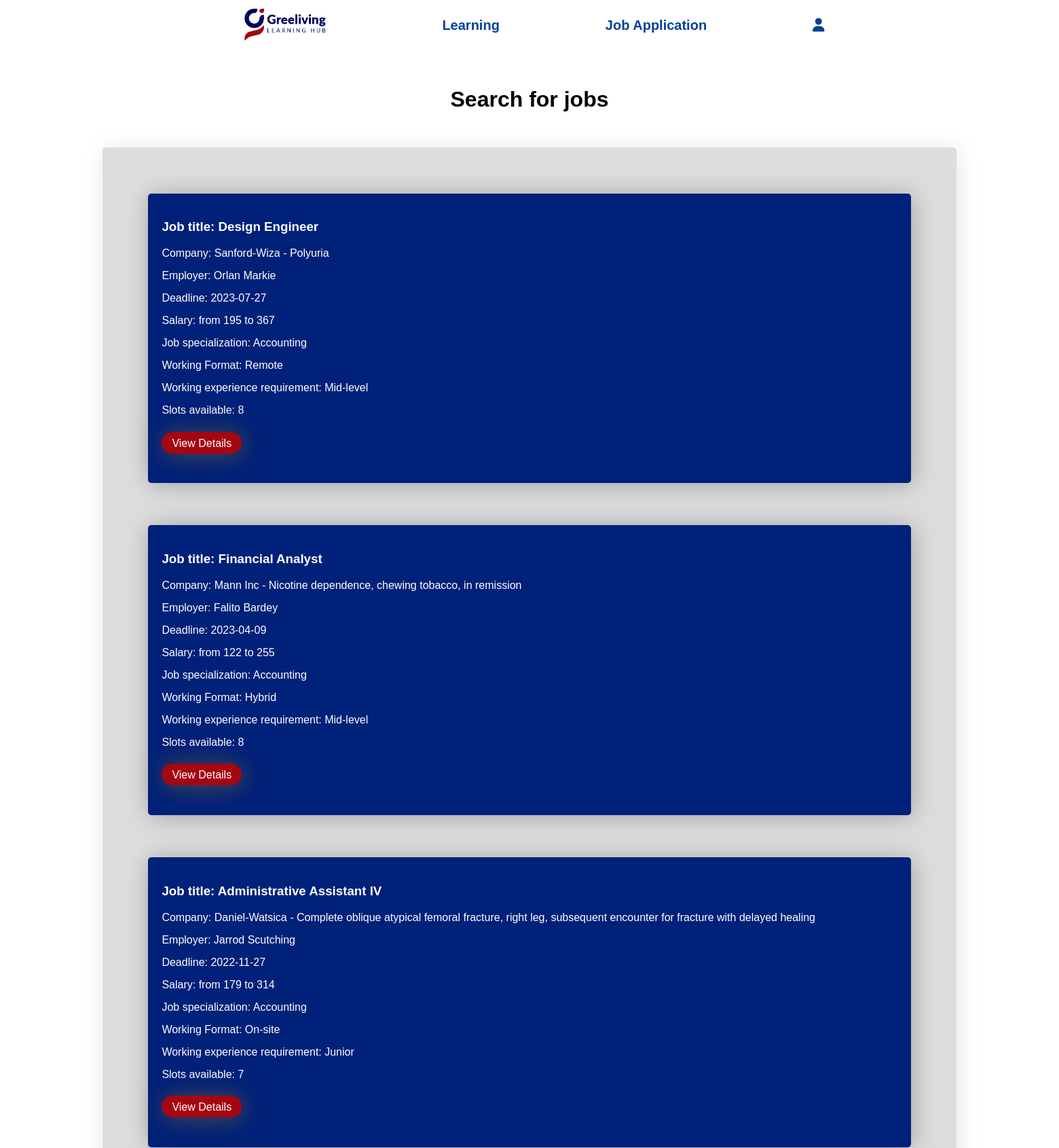
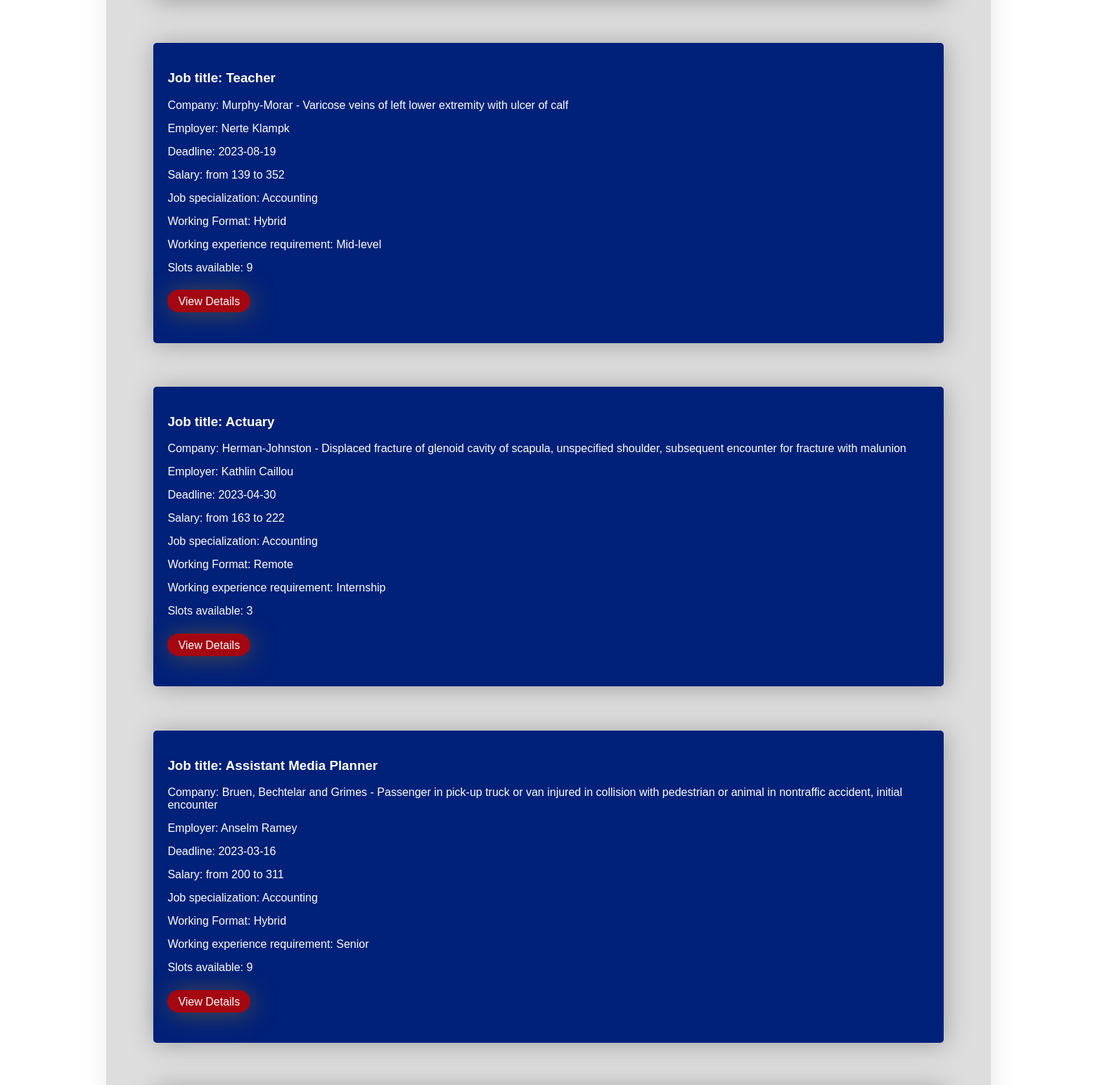
Screenshot of /GLH/search_job.php (upper part) with the database file from the repository (2 pictures, top to bottom).
### tables this page shows
CREATE TABLE `tbljob` (
  `id` int(11) NOT NULL,
  `title` varchar(100) NOT NULL,
  `description` text NOT NULL,
  `employerId` int(11) NOT NULL,
  `deadline` date NOT NULL,
  `salaryFrom` int(11) NOT NULL,
  `salaryTo` int(11) NOT NULL,
  `specializationId` int(11) DEFAULT NULL,
  `workingFormat` enum('Remote','Hybrid','On-site') NOT NULL,
  `experienceLevel` enum('Internship','Entry-level','Junior','Mid-level','Senior') NOT NULL,
  `slot` int(11) NOT NULL
);

CREATE TABLE `tblcompany` (
  `id` int(11) NOT NULL,
  `name` varchar(100) NOT NULL,
  `size` enum('small','medium','large') NOT NULL,
  `description` text NOT NULL,
  `email` varchar(100) NOT NULL,
  `phone` varchar(12) NOT NULL,
  `locationId` int(11) NOT NULL,
  `locationDesc` varchar(200) NOT NULL
);

CREATE TABLE `tblemployer` (
  `id` int(11) NOT NULL,
  `firstName` varchar(30) NOT NULL,
  `lastName` varchar(30) NOT NULL,
  `birthdate` date NOT NULL,
  `sex` enum('M','F') NOT NULL,
  `email` varchar(50) NOT NULL,
  `phone` varchar(12) NOT NULL,
  `companyId` int(11) NOT NULL
);

CREATE TABLE `tbljobspecialization` (
  `id` int(11) NOT NULL,
  `title` varchar(50) NOT NULL
);

### GLH/search_job.php (the view, shortened to what this page needs)
<?php
    require_once("settings.php");
    $conn = @mysqli_connect($host, $user, $pwd, $sql_db);
?>
<!DOCTYPE html>
<html lang="en">
<head>
    <link rel="stylesheet" href="https://cdnjs.cloudflare.com/ajax/libs/font-awesome/6.1.1/css/all.min.css" />
    <link rel="stylesheet" href="styles/style.css">
</head>
<body>
    <?php
        include 'includes/header_candidate.inc';
    ?>
    <main class='candidatejobsearch'>
        <h1>Search for jobs</h1>
        <?php
            $results_per_page = 12;
            if (!isset($_GET['page'])) {
                $page = 1;
            } else {
                $page = $_GET['page'];
            }
            $start_from = ($page - 1) * $results_per_page;
            $query = "SELECT tbljob.id, tbljob.title, tblemployer.firstname, tblemployer.lastname, tblcompany.name, tblcompany.description, tbljob.deadline, tbljob.salaryFrom, tbljob.salaryTo, tbljobspecialization.title AS jobspecialization, tbljob.workingFormat, tbljob.experienceLevel, tbljob.slot FROM `tbljob` JOIN tblemployer ON tbljob.employerId = tblemployer.id JOIN tbljobspecialization ON tbljob.specializationId = tbljobspecialization.id JOIN tblcompany ON tblemployer.companyId = tblcompany.id LIMIT $start_from, $results_per_page";
            $result = @mysqli_query($conn, $query);
            echo "<div class='listpane'>";
            if ($result && mysqli_num_rows($result) > 0) {
                while ($row = mysqli_fetch_assoc($result)) {
                    echo "<div class='listcontent'>";
                    echo '<h3>Job title: ' . $row['title'] . '</h3>';
                    echo '<p>Company: ' . $row['name'] . ' - ' . $row['description'] . '</p>';
                    echo '<p>Employer: ' . $row['firstname'] . ' ' . $row['lastname'] . '</p>';
                    echo '<p>Deadline: ' . $row['deadline'] . '</p>';
                    echo '<p>Salary: from ' . $row['salaryFrom'] . ' to ' . $row['salaryTo'] . '</p>';
                    echo '<p>Job specialization: ' . $row['jobspecialization'] . '</p>';
                    echo '<p>Working Format: ' . $row['workingFormat'] . '</p>';
                    echo '<p>Working experience requirement: ' . $row['experienceLevel'] . '</p>';
                    echo '<p>Slots available: ' . $row['slot'] . '</p>';
                    echo '<p><a href="job_detail_candidate.php?id=' . $row['id'] . '">View Details</a></p>';
                    echo '</div>';
                }
                echo '</div>';
            } else {
                echo '<p>No available job found!</p>';
            }
        ?>
    </main>
</body>
</html>

### GLH/styles/style.css (style rules this page uses)
html { scroll-behavior: smooth; }
body { margin: 0; font-family: Arial, Helvetica, sans-serif; }
main.candidatecoursedetailpage div h2, p { margin: 15px 30px; }
main.candidatejobsearch h1 { text-align: center; padding: 2%; }
main.candidatejobsearch div.listpane, div.paging, div.formfilter { background-color: #dddddd; width: 80%; margin: auto; margin-bottom: 50px; border-radius: 5px; padding: 5px; box-shadow: 2px 2px 35px rgb(230, 230, 230); }
main.candidatejobsearch div.listpane div.listcontent { background-color: #002179; margin: 5%; border-radius: 5px; padding: 20px; box-shadow: 2px 2px 35px rgb(160, 160, 160); color: white; }
main.candidatejobsearch div.listpane div.listcontent p { margin: 15px 0; }
main.candidatejobsearch div.listpane div.listcontent p:last-child { margin: 30px 0; }
main.candidatejobsearch div.listpane div.listcontent p a { background-color: #a40711; color: white; text-decoration: none; padding: 7.5px 15px; box-shadow: 2px 2px 35px rgb(78, 75, 75); border-radius: 1000px; }
main.learningcoursedetail div h2, p { margin: 5px 0; }

### rows the page displays
tbljob: title "Design Engineer", tblcompany.name "Sanford-Wiza", tblcompany.description "Polyuria", employerId.firstName "Orlan", employerId.lastName "Markie", deadline "2023-07-27", salaryFrom "195", salaryTo "367", specializationId.title "Accounting", workingFormat "Remote", experienceLevel "Mid-level", slot "8"
tbljob: title "Financial Analyst", tblcompany.name "Mann Inc", tblcompany.description "Nicotine dependence, chewing tobacco, in remission", employerId.firstName "Falito", employerId.lastName "Bardey", deadline "2023-04-09", salaryFrom "122", salaryTo "255", specializationId.title "Accounting", workingFormat "Hybrid", experienceLevel "Mid-level", slot "8"
tbljob: title "Administrative Assistant IV", tblcompany.name "Daniel-Watsica", tblcompany.description "Complete oblique atypical femoral fracture, right leg, subsequent encounter for fracture with delayed healing", employerId.firstName "Jarrod", employerId.lastName "Scutching", deadline "2022-11-27", salaryFrom "179", salaryTo "314", specializationId.title "Accounting", workingFormat "On-site", experienceLevel "Junior", slot "7"
tbljob: title "Teacher", tblcompany.name "Murphy-Morar", tblcompany.description "Varicose veins of left lower extremity with ulcer of calf", employerId.firstName "Nerte", employerId.lastName "Klampk", deadline "2023-08-19", salaryFrom "139", salaryTo "352", specializationId.title "Accounting", workingFormat "Hybrid", experienceLevel "Mid-level", slot "9"
tbljob: title "Actuary", tblcompany.name "Herman-Johnston", tblcompany.description "Displaced fracture of glenoid cavity of scapula, unspecified shoulder, subsequent encounter for fracture with malunion", employerId.firstName "Kathlin", employerId.lastName "Caillou", deadline "2023-04-30", salaryFrom "163", salaryTo "222", specializationId.title "Accounting", workingFormat "Remote", experienceLevel "Internship", slot "3"
tbljob: title "Assistant Media Planner", tblcompany.name "Bruen, Bechtelar and Grimes", tblcompany.description "Passenger in pick-up truck or van injured in collision with pedestrian or animal in nontraffic accident, initial encounter", employerId.firstName "Anselm", employerId.lastName "Ramey", deadline "2023-03-16", salaryFrom "200", salaryTo "311", specializationId.title "Accounting", workingFormat "Hybrid", experienceLevel "Senior", slot "9"
